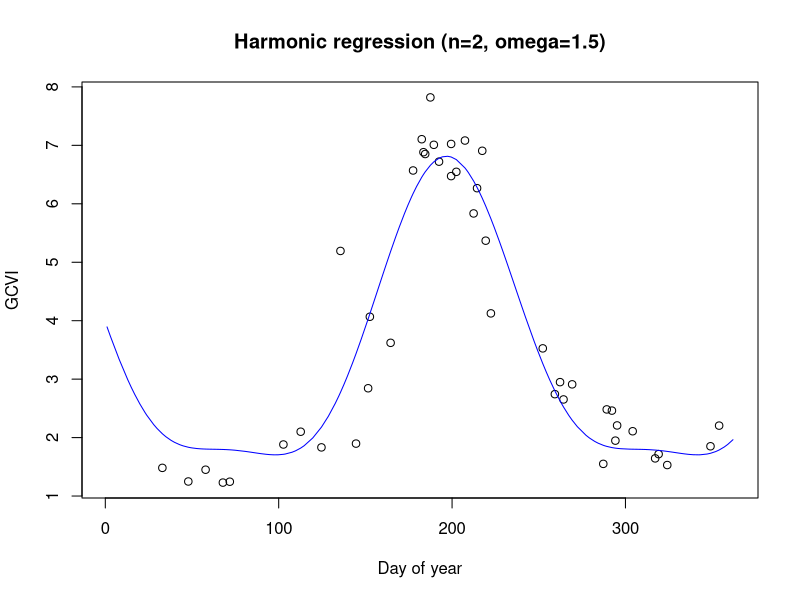

The R source for this figure:
## ---- chunk 1
knitr::opts_chunk$set(collapse = TRUE)
## ---- chunk 2
harmonic_regression <- function(x, y, omega = 1.5, features = TRUE){
  notna <- !is.na(y)
  if(sum(notna)>7){
    hr <- lm(y~cos(t1)+sin(t1)+cos(t2)+sin(t2),
             data = data.frame(t1=(2*omega*pi*x[notna]),
                               t2=(4*omega*pi*x[notna]),
                               y = y[notna]))
    if(isTRUE(features)){
      out <- c(hr$coefficients, r2=summary(hr)$r.squared, rmse=sqrt(mean(hr$residuals^2)))
    } else{
      out <- predict(hr, newdata = data.frame(t1=(2*omega*pi*x),
                                           t2=(4*omega*pi*x)))
    }
    
  } else {
    if(isTRUE(features)){
      out <- rep(NA, 7)
      names(out) <- c("(Intercept)", "cos(t1)", "sin(t1)", "cos(t2)", "sin(t2)", "r2", 'rmse')
    } else{
      out <- rep(NA, length(x))
    }
    
  }
  return(out)
}

my_df <- tibble::tribble(
  ~V1, ~V2, ~V3, ~V4, ~V5, ~V6, ~V7, ~V8, ~V9, ~V10, ~V11, ~V12, ~V13,             ~V14, ~V15, ~V16, ~V17, ~V18, ~V19,             ~V20, ~V21, ~V22, ~V23, ~V24, ~V25,             ~V26, ~V27, ~V28, ~V29,             ~V30, ~V31,             ~V32, ~V33, ~V34, ~V35, ~V36, ~V37, ~V38, ~V39, ~V40, ~V41, ~V42, ~V43, ~V44, ~V45,             ~V46, ~V47, ~V48, ~V49, ~V50,             ~V51, ~V52, ~V53,             ~V54, ~V55, ~V56, ~V57,             ~V58, ~V59, ~V60, ~V61, ~V62,             ~V63, ~V64,             ~V65,             ~V66, ~V67, ~V68, ~V69, ~V70, ~V71,           ~V72, ~V73, ~V74, ~V75, ~V76, ~V77, ~V78,             ~V79, ~V80,             ~V81,             ~V82,             ~V83,             ~V84,             ~V85, ~V86,             ~V87, ~V88, ~V89,             ~V90,             ~V91,             ~V92,             ~V93, ~V94, ~V95,             ~V96,             ~V97, ~V98,             ~V99,            ~V100,            ~V101, ~V102, ~V103, ~V104, ~V105, ~V106, ~V107, ~V108, ~V109, ~V110, ~V111, ~V112, ~V113, ~V114,            ~V115, ~V116, ~V117,            ~V118,            ~V119, ~V120,            ~V121, ~V122,            ~V123, ~V124, ~V125, ~V126, ~V127, ~V128, ~V129, ~V130,           ~V131, ~V132,            ~V133,            ~V134,            ~V135,          ~V136, ~V137, ~V138, ~V139,            ~V140, ~V141, ~V142, ~V143, ~V144, ~V145,            ~V146,            ~V147, ~V148,           ~V149, ~V150, ~V151, ~V152, ~V153, ~V154, ~V155, ~V156, ~V157, ~V158, ~V159, ~V160,            ~V161, ~V162,            ~V163, ~V164, ~V165, ~V166,
   NA,  NA,  NA,  NA,  NA,  NA,  NA,  NA,  NA,   NA,   NA,   NA,   NA, 1.48216653829096,   NA,   NA,   NA,   NA,   NA, 1.24911450688682,   NA,   NA,   NA,   NA,   NA, 1.45056502867895,   NA,   NA,   NA, 1.23014006916854,   NA, 1.24532237896582,   NA,   NA,   NA,   NA,   NA,   NA,   NA,   NA,   NA,   NA,   NA,   NA,   NA, 1.88199521839492,   NA,   NA,   NA,   NA, 2.10054345707944,   NA,   NA, 1.83253024150385,   NA,   NA,   NA, 5.19339597443748,   NA,   NA,   NA,   NA, 1.89731059539977,   NA, 2.84412164937942, 4.06749537944894,   NA,   NA,   NA,   NA,   NA, 3.621451279079,   NA,   NA,   NA,   NA,   NA,   NA, 6.57007071768822,   NA, 7.10487800401495, 6.88302725289065, 6.85176465246504, 7.82025267652664, 7.00930178965539,   NA, 6.72103969944041,   NA,   NA, 7.02398050556565, 6.47368456701343, 6.54708554076975, 7.08235258127992,   NA,   NA, 5.83511785637706, 6.26726045636714,   NA, 6.90697655882818, 5.36907194956341, 4.12521429205394,    NA,    NA,    NA,    NA,    NA,    NA,    NA,    NA,    NA,    NA,    NA,    NA,    NA, 3.52661610139872,    NA,    NA, 2.74310345979281, 2.94899813104431,    NA, 2.65265092550992,    NA, 2.91111102701285,    NA,    NA,    NA,    NA,    NA,    NA,    NA, 1.5504925457495,    NA, 2.48229321828197, 2.46166673092793, 1.94811303514143, 2.207920680088,    NA,    NA,    NA, 2.10866137593329,    NA,    NA,    NA,    NA,    NA, 1.64426232321437, 1.71712547928938,    NA, 1.5305466617965,    NA,    NA,    NA,    NA,    NA,    NA,    NA,    NA,    NA,    NA,    NA, 1.85158162142947,    NA, 2.20496893547635,    NA,    NA,    NA
  )


datesn <- c(0.00273224043715847, 0.00819672131147541, 0.0218579234972678, 0.0218579234972678, 0.0355191256830601, 0.040983606557377, 0.046448087431694, 0.0546448087431694, 0.0628415300546448, 0.0655737704918033, 0.0765027322404372, 0.0819672131147541, 0.0901639344262295, 0.0901639344262295, 0.0956284153005464, 0.103825136612022, 0.109289617486339, 0.117486338797814, 0.122950819672131, 0.131147540983607, 0.133879781420765, 0.136612021857924, 0.144808743169399, 0.150273224043716, 0.153005464480874, 0.158469945355191, 0.163934426229508, 0.172131147540984, 0.177595628415301, 0.185792349726776, 0.191256830601093, 0.19672131147541, 0.199453551912568, 0.204918032786885, 0.221311475409836, 0.226775956284153, 0.23224043715847, 0.240437158469945, 0.240437158469945, 0.245901639344262, 0.254098360655738, 0.259562841530055, 0.265027322404372, 0.26775956284153, 0.273224043715847, 0.281420765027322, 0.284153005464481, 0.295081967213115, 0.300546448087432, 0.308743169398907, 0.308743169398907, 0.314207650273224, 0.327868852459016, 0.341530054644809, 0.352459016393443, 0.363387978142077, 0.368852459016393, 0.371584699453552, 0.377049180327869, 0.382513661202186, 0.390710382513661, 0.396174863387978, 0.396174863387978, 0.404371584699454, 0.415300546448087, 0.418032786885246, 0.423497267759563, 0.431693989071038, 0.437158469945355, 0.439890710382514, 0.445355191256831, 0.450819672131148, 0.459016393442623, 0.459016393442623, 0.46448087431694, 0.472677595628415, 0.478142076502732, 0.483606557377049, 0.486338797814208, 0.491803278688525, 0.5, 0.502732240437158, 0.505464480874317, 0.513661202185792, 0.519125683060109, 0.527322404371585, 0.527322404371585, 0.532786885245902, 0.540983606557377, 0.546448087431694, 0.546448087431694, 0.554644808743169, 0.568306010928962, 0.57103825136612, 0.573770491803279, 0.581967213114754, 0.587431693989071, 0.590163934426229, 0.595628415300546, 0.601092896174863, 0.609289617486339, 0.614754098360656, 0.614754098360656, 0.622950819672131, 0.628415300546448, 0.633879781420765, 0.636612021857924, 0.64207650273224, 0.650273224043716, 0.658469945355191, 0.663934426229508, 0.677595628415301, 0.677595628415301, 0.683060109289617, 0.691256830601093, 0.69672131147541, 0.702185792349727, 0.710382513661202, 0.718579234972678, 0.721311475409836, 0.724043715846995, 0.73224043715847, 0.737704918032787, 0.745901639344262, 0.745901639344262, 0.759562841530055, 0.765027322404372, 0.765027322404372, 0.773224043715847, 0.778688524590164, 0.786885245901639, 0.789617486338798, 0.792349726775956, 0.800546448087432, 0.806010928961749, 0.808743169398907, 0.814207650273224, 0.827868852459016, 0.833333333333333, 0.833333333333333, 0.841530054644809, 0.846994535519126, 0.852459016393443, 0.855191256830601, 0.860655737704918, 0.868852459016393, 0.87431693989071, 0.882513661202186, 0.887978142076503, 0.896174863387978, 0.896174863387978, 0.901639344262295, 0.909836065573771, 0.915300546448087, 0.920765027322404, 0.923497267759563, 0.92896174863388, 0.937158469945355, 0.939890710382514, 0.950819672131147, 0.956284153005464, 0.96448087431694, 0.969945355191257, 0.978142076502732, 0.983606557377049, 0.991803278688525)

for(i in nrow(my_df)){
  features <- t(apply(my_df[i,, drop=F], 1, function(y, t) harmonic_regression(t, y, features=TRUE), t=datesn))
  fitted_values <- t(apply(my_df[i,, drop=F], 1, function(y, t) harmonic_regression(t, y, features=FALSE), t=datesn))
  plot(365*datesn, as.vector(my_df[i,, drop=F]), main='Harmonic regression (n=2, omega=1.5)', xlab='Day of year', ylab='GCVI')
  lines(365*datesn, fitted_values, col='blue')
  print('Extracted Features:')
  print(features)
  print('-------------------------------------------------------------------------')
}


